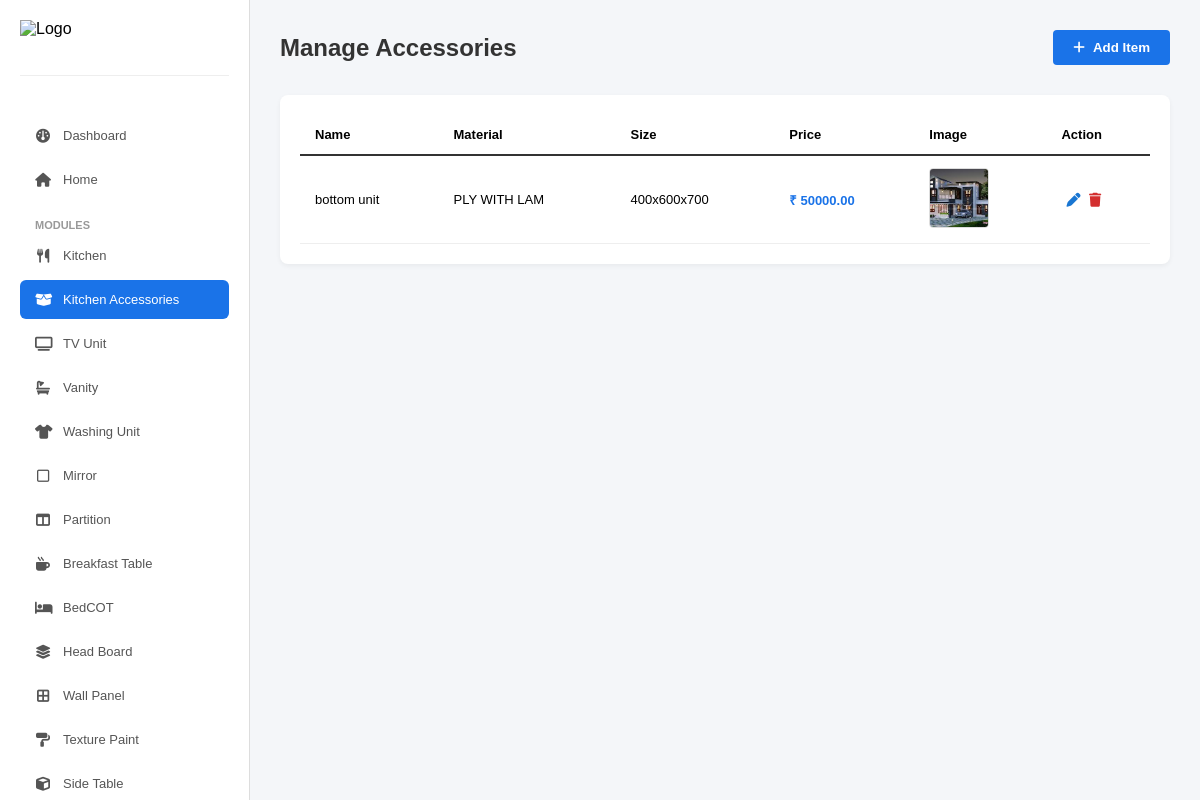
Page /admin-accessories/ on the committed database.
### interior/models.py (models this page shows, shortened)
class KitchenAccessory(models.Model):
    name = models.CharField(max_length=100)
    unit_type = models.CharField(max_length=50)
    material = models.CharField(max_length=50)
    price = models.DecimalField(max_digits=10, decimal_places=2)
    image = models.ImageField(upload_to='accessories/', blank=True, null=True)
    length = models.IntegerField(default=0)
    depth = models.IntegerField(default=0)
    height = models.IntegerField(default=0)
    specification = models.TextField(blank=True, null=True)

### interior/views.py (the view)
# urls.py: path('admin-accessories/', views.admin_accessories, name='admin_accessories'),
def admin_accessories(request):
    items = KitchenAccessory.objects.all()
    return render(request, 'interior/admin-accessories.html', {'items': items})

### interior/templates/interior/admin-accessories.html (shortened to what this page needs)
{% load static %}
<!DOCTYPE html>
<html lang="en">
<head>
    <link rel="stylesheet" href="https://cdnjs.cloudflare.com/ajax/libs/font-awesome/6.4.0/css/all.min.css">
</head>
<body>
    <div class="sidebar">
        <div class="brand"><img src="https://hollyblueinterio.com/images/abc/logo.png" alt="Logo"></div>
        <a href="/custom-admin-dashboard/" class="menu-item"><i class="fa-solid fa-gauge"></i> Dashboard</a>
        <a href="/admin-floorplans/" class="menu-item"><i class="fa-solid fa-house"></i> Home</a>
        <div class="menu-category">Modules</div>
        <a href="/admin-kitchen/" class="menu-item"><i class="fa-solid fa-utensils"></i> Kitchen</a>
        <a href="/admin-accessories/" class="menu-item active"><i class="fa-solid fa-box-open"></i> Kitchen Accessories</a>
        <a href="{% url 'admin_modules' 'TV Unit' %}" class="menu-item"><i class="fa-solid fa-tv"></i> TV Unit</a>
        <a href="{% url 'admin_modules' 'Vanity' %}" class="menu-item"><i class="fa-solid fa-bath"></i> Vanity</a>
        <a href="{% url 'admin_modules' 'Washing Unit' %}" class="menu-item"><i class="fa-solid fa-shirt"></i> Washing Unit</a>
        <a href="{% url 'admin_modules' 'Mirror' %}" class="menu-item"><i class="fa-regular fa-square"></i> Mirror</a>
        <a href="{% url 'admin_modules' 'Partition' %}" class="menu-item"><i class="fa-solid fa-table-columns"></i> Partition</a>
        <a href="{% url 'admin_modules' 'Break Fast Table' %}" class="menu-item"><i class="fa-solid fa-mug-hot"></i> Breakfast Table</a>
        <a href="{% url 'admin_modules' 'BedCOT' %}" class="menu-item"><i class="fa-solid fa-bed"></i> BedCOT</a>
        <a href="{% url 'admin_modules' 'Head Board' %}" class="menu-item"><i class="fa-solid fa-layer-group"></i> Head Board</a>
        <a href="{% url 'admin_modules' 'Wall Panel' %}" class="menu-item"><i class="fa-solid fa-border-all"></i> Wall Panel</a>
        <a href="{% url 'admin_modules' 'Texture Paint' %}" class="menu-item"><i class="fa-solid fa-paint-roller"></i> Texture Paint</a>
        <a href="{% url 'admin_modules' 'Side Table' %}" class="menu-item"><i class="fa-solid fa-cube"></i> Side Table</a>
    </div>
    <div class="main-content">
        <div class="header">
            <div class="page-title">Manage Accessories</div>
            <button class="btn-add" onclick="openModal('addModal')"><i class="fa-solid fa-plus"></i> Add Item</button>
        </div>
        <div class="table-container">
            <table>
                <thead><tr><th>Name</th><th>Material</th><th>Size</th><th>Price</th><th>Image</th><th>Action</th></tr></thead>
                <tbody>
                    {% for item in items %}
                    <tr id="row-{{ item.id }}">
                        <td>{{ item.name }}</td><td>{{ item.material }}</td>
                        <td>{{ item.length }}x{{ item.depth }}x{{ item.height }}</td>
                        <td style="color:#1a73e8; font-weight:bold;">₹ {{ item.price }}</td>
                        <td><img src="{{ item.image.url }}" class="preview-img"></td>
                        <td>
                            <button class="action-btn edit-btn" onclick="openEditModal('{{ item.id }}', '{{ item.name }}', '{{ item.unit_type }}', '{{ item.material }}', '{{ item.length }}', '{{ item.depth }}', '{{ item.height }}', '{{ item.price }}', '{{ item.specification|escapejs }}')"><i class="fa-solid fa-pen"></i></button>
                            <button class="action-btn delete-btn" onclick="deleteItem('{{ item.id }}')"><i class="fa-solid fa-trash"></i></button>
                        </td>
                    </tr>
                    {% empty %}<tr><td colspan="6" style="text-align:center;">No Items</td></tr>
                    {% endfor %}
                </tbody>
            </table>
        </div>
    </div>
</body>
</html>

### interior/templates/interior/admin-accessories.html (style rules this page uses)
* { margin: 0; padding: 0; box-sizing: border-box; font-family: Arial, sans-serif; }
body { display: flex; height: 100vh; background-color: #f4f6f9; }
.sidebar { width: 250px; background: #ffffff; border-right: 1px solid #ddd; display: flex; flex-direction: column; padding: 20px; overflow-y: auto; }
.brand { display: flex; align-items: center; gap: 10px; margin-bottom: 40px; padding-bottom: 20px; border-bottom: 1px solid #eee; flex-shrink: 0; }
.brand img { height: 35px; }
.menu-item { padding: 12px 15px; color: #555; text-decoration: none; border-radius: 6px; margin-bottom: 5px; font-size: 13px; display: flex; align-items: center; gap: 12px; transition: 0.2s; flex-shrink: 0; }
.menu-item i { width: 16px; text-align: center; font-size: 14px; }
.menu-item.active { background-color: #1a73e8; color: white; }
.menu-category { font-size: 11px; font-weight: bold; color: #999; margin-top: 15px; margin-bottom: 5px; text-transform: uppercase; padding-left: 15px; }
.main-content { flex: 1; padding: 30px; overflow-y: auto; }
.header { display: flex; justify-content: space-between; align-items: center; margin-bottom: 30px; }
.page-title { font-size: 24px; font-weight: bold; color: #333; }
.btn-add { background: #1a73e8; color: white; border: none; padding: 10px 20px; border-radius: 4px; cursor: pointer; font-weight: bold; display: flex; align-items: center; gap: 8px; }
.table-container { background: white; padding: 20px; border-radius: 8px; box-shadow: 0 2px 5px rgba(0,0,0,0.05); }
table { width: 100%; border-collapse: collapse; }
thead { background-color: transparent; color: #000000; border-bottom: 2px solid #333; }
th, td { padding: 12px 15px; text-align: left; font-size: 13px; border-bottom: 1px solid #eee; vertical-align: middle; }
th { font-weight: 800; }
.preview-img { width: 60px; height: 60px; object-fit: cover; border-radius: 4px; border: 1px solid #ddd; }
.action-btn { border: none; background: transparent; cursor: pointer; font-size: 14px; margin-left: 5px; }
.edit-btn { color: #1976d2; }
.delete-btn { color: #d32f2f; }

### rows in the picture
KitchenAccessory: name "bottom unit", material "PLY WITH LAM", length "400", depth "600", height "700", price "50000.00", image (picture)
